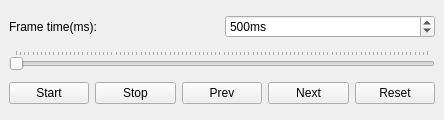
<?xml version="1.0" encoding="UTF-8"?>
<ui version="4.0">
 <class>AnimateWidget</class>
 <widget class="QDockWidget" name="AnimateWidget">
  <property name="geometry">
   <rect>
    <x>0</x>
    <y>0</y>
    <width>444</width>
    <height>120</height>
   </rect>
  </property>
  <property name="windowTitle">
   <string>Animate</string>
  </property>
  <widget class="QWidget" name="dockWidgetContents">
   <layout class="QVBoxLayout" name="verticalLayout">
    <item>
     <layout class="QHBoxLayout" name="horizontalLayout_2">
      <item>
       <widget class="QLabel" name="label">
        <property name="text">
         <string>Frame time(ms):</string>
        </property>
       </widget>
      </item>
      <item>
       <widget class="QSpinBox" name="frame_time">
        <property name="suffix">
         <string>ms</string>
        </property>
        <property name="minimum">
         <number>1</number>
        </property>
        <property name="maximum">
         <number>9999</number>
        </property>
        <property name="value">
         <number>500</number>
        </property>
       </widget>
      </item>
     </layout>
    </item>
    <item>
     <widget class="QSlider" name="frameSlider">
      <property name="orientation">
       <enum>Qt::Horizontal</enum>
      </property>
      <property name="tickPosition">
       <enum>QSlider::TicksAbove</enum>
      </property>
     </widget>
    </item>
    <item>
     <layout class="QHBoxLayout" name="horizontalLayout">
      <item>
       <widget class="QPushButton" name="startButton">
        <property name="text">
         <string>Start</string>
        </property>
       </widget>
      </item>
      <item>
       <widget class="QPushButton" name="stopButton">
        <property name="text">
         <string>Stop</string>
        </property>
       </widget>
      </item>
      <item>
       <widget class="QPushButton" name="prevButton">
        <property name="text">
         <string>Prev</string>
        </property>
       </widget>
      </item>
      <item>
       <widget class="QPushButton" name="nextButton">
        <property name="text">
         <string>Next</string>
        </property>
       </widget>
      </item>
      <item>
       <widget class="QPushButton" name="resetButton">
        <property name="text">
         <string>Reset</string>
        </property>
       </widget>
      </item>
     </layout>
    </item>
   </layout>
  </widget>
 </widget>
 <resources/>
 <connections/>
</ui>
